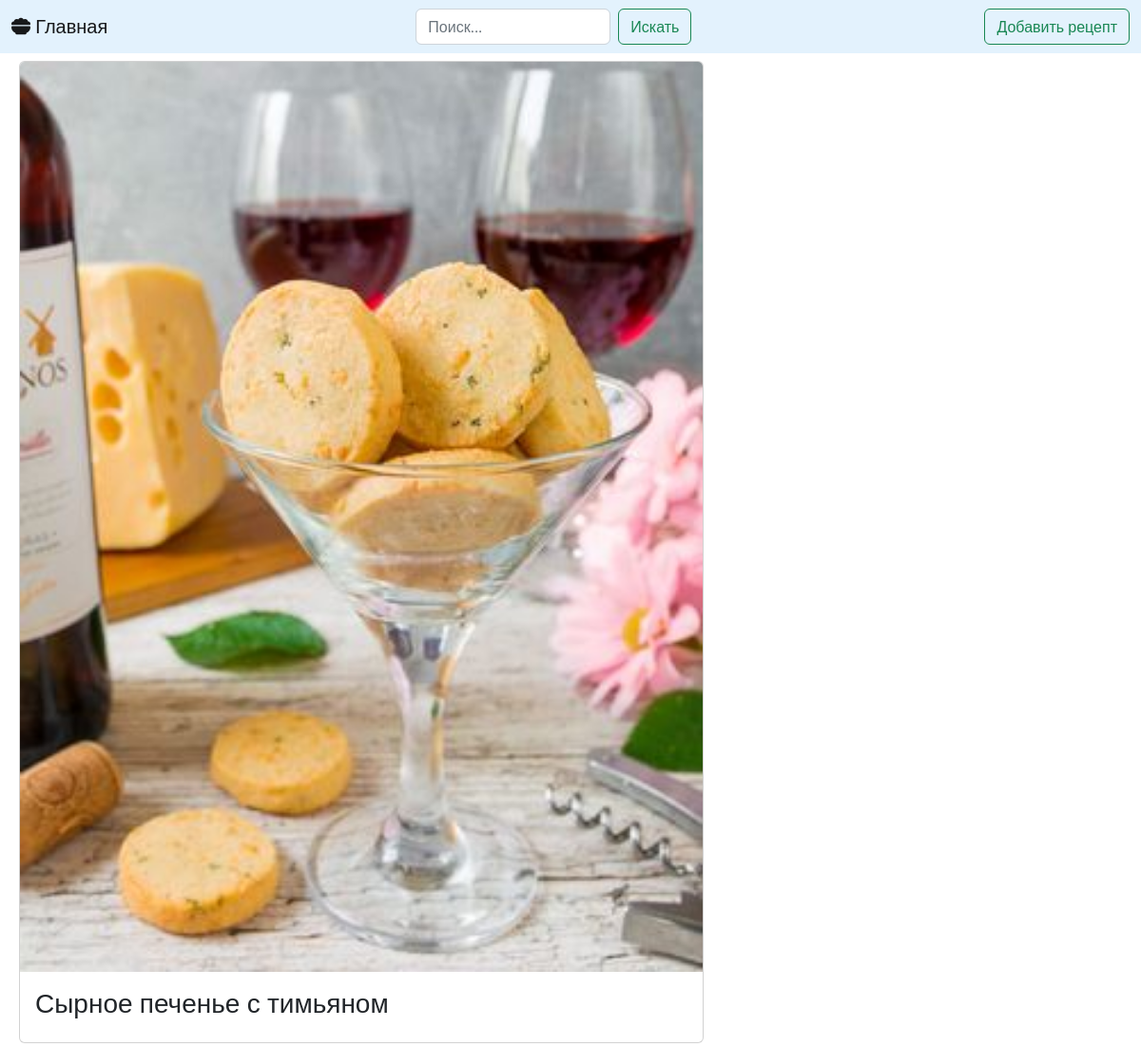
/2, run on the app's committed database.
### blog/models.py (models this page shows, shortened)
class Post(models.Model):
    author = models.CharField(max_length=20, default = 'User')
    image = models.ImageField(upload_to='static/posts')
    title = models.CharField(max_length=50, null=True, blank=True)
    desc = models.TextField(max_length=150)
    class Meta:
        verbose_name = 'Пост'
        verbose_name_plural = 'Посты'

### blog/views.py (the view)
# urls.py: path('<int:pk>', DetailObjectsView.as_view(), name='detail'),
class DetailObjectsView(DetailView):
    model = Post
    template_name = 'detail.html'
    context_object_name = 'post'

### blog/templates/detail.html (shortened to what this page needs)
{% extends 'base.html' %}
{% block content %}
<div class="container m-2">
    <div class="card" style="width: 45rem;">
        <img src="{{post.image}}" class="card-img-top" alt="...">
        <div class="card-body">
            <h3 class="card-text"> {{post.title}} </h3>
      </div>
    </div>
</div>
{% endblock %}

### data on the page
Post: image (picture), title "Сырное печенье с тимьяном"
